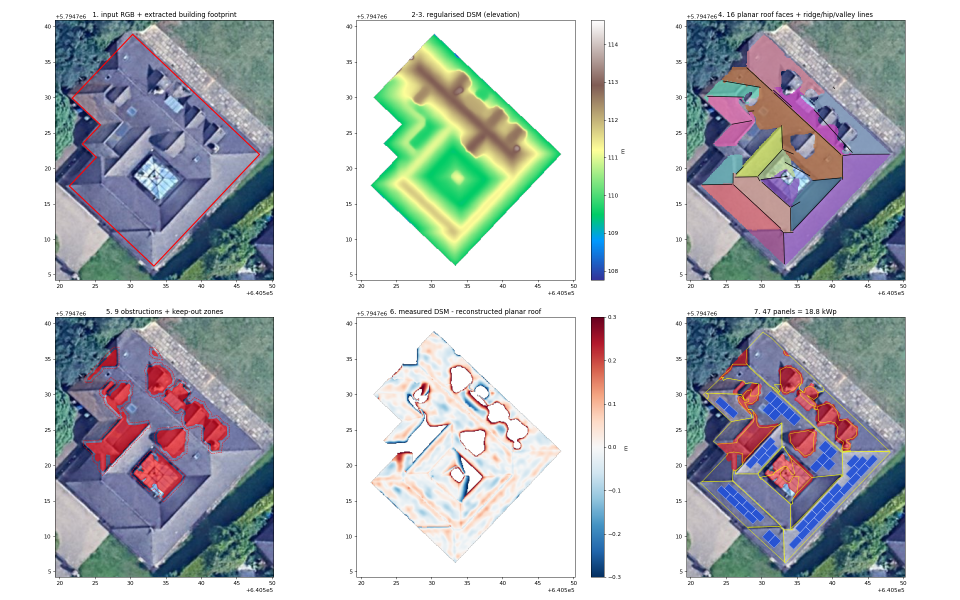
#> input picture outputs/fig8_summary.png, 1920 x 1200 px (shown at 1/2 size); the run also reads 1 picture not shown here
$ python make_demo_video.py
#> lines starting #> are read from the running program, lines starting #| are printed output that depends on the picture
"""Render a silent, captioned demo video (MP4, 1920x1080) from the pipeline figures.

    python make_demo_video.py            # -> outputs/demo_video.mp4 (~4 min 20 s)

Record your narration over it following VIDEO_SCRIPT.md. Requires only OpenCV + numpy (+ the outputs of
run_pipeline.py). Optionally add a 3D-viewer screenshot as outputs/roof_3d_screenshot.png.
"""
from __future__ import annotations

import json
from pathlib import Path

import cv2
import numpy as np

OUT = Path("outputs")
W, H, FPS = 1920, 1080, 24
FONT = cv2.FONT_HERSHEY_SIMPLEX


def load_numbers():
    try:
        r = json.loads((OUT / "report.json").read_text())
        return {"faces": len(r["faces"]), "rmse": r["segmentation"]["rmse_planar_model_m"],
                "obs": len(r["obstructions"]), "panels": r["panels"]["n_panels"], "kwp": r["panels"]["capacity_kwp"],
                "fp": r["footprint"]["area_m2"], "dz": r["reconstruction"]["mean_border_dz"]}
    except Exception:
        return {"faces": "?", "rmse": 0, "obs": "?", "panels": "?", "kwp": 0, "fp": 0, "dz": 0}


def wrap(text, max_chars=95):
    words, lines, cur = text.split(), [], ""
    for w in words:
        if len(cur) + len(w) + 1 > max_chars:
            lines.append(cur); cur = w
        else:
            cur = (cur + " " + w).strip()
    if cur:
        lines.append(cur)
    return lines


def slide(image_path: Path | None, title: str, caption: str, step: str = "") -> np.ndarray:
    frame = np.full((H, W, 3), 24, np.uint8)
    cv2.putText(frame, title, (60, 70), FONT, 1.4, (255, 255, 255), 3, cv2.LINE_AA)
    if step:
        cv2.putText(frame, step, (W - 420, 70), FONT, 1.0, (120, 200, 255), 2, cv2.LINE_AA)
    cap_lines = wrap(caption)
    cap_h = 36 * len(cap_lines) + 30
    area_h = H - 110 - cap_h
    if image_path and image_path.exists():
        img = cv2.imread(str(image_path))
        s = min((W - 120) / img.shape[1], area_h / img.shape[0])
        img = cv2.resize(img, (int(img.shape[1] * s), int(img.shape[0] * s)), interpolation=cv2.INTER_AREA)
        x0 = (W - img.shape[1]) // 2
        frame[100:100 + img.shape[0], x0:x0 + img.shape[1]] = img
    y = H - cap_h + 10
    for ln in cap_lines:
        cv2.putText(frame, ln, (60, y), FONT, 0.9, (230, 230, 230), 2, cv2.LINE_AA)
        y += 36
    return frame


def title_slide(lines, sub=""):
    frame = np.full((H, W, 3), 24, np.uint8)
    y = H // 2 - 40 * len(lines)
    for i, ln in enumerate(lines):
        cv2.putText(frame, ln, (120, y + i * 90), FONT, 2.0 if i == 0 else 1.3, (255, 255, 255), 3, cv2.LINE_AA)
    if sub:
        cv2.putText(frame, sub, (120, H - 120), FONT, 0.9, (120, 200, 255), 2, cv2.LINE_AA)
    return frame


def main():
    n = load_numbers()
    scenes = [
        (18, title_slide(["3D Roof Reconstruction & Solar Panel Placement",
                          "from a 0.1 m DSM + RGB orthoimage, in Python"],
                         "numpy . scipy . rasterio . shapely . OpenCV . matplotlib . plotly")),
        (15, slide(OUT / "fig8_summary.png", "Pipeline: 8 steps, ~1 minute, python run_pipeline.py",
                   "1 footprint  2 DSM regularisation  3 slope/aspect  4 roof faces  5 obstructions  6 3D model  7 panels  8 report",
                   "overview")),
        (26, slide(OUT / "fig1_footprint.png", "Step 1 - building footprint",
                   f"Height > 2.5 m inside the parcel; trees removed by height, surface roughness and green index; largest component; "
                   f"outline snapped to the two dominant directions -> {n['fp']:.0f} m2 rectilinear polygon.", "1 / 8")),
        (16, slide(OUT / "fig2_preprocess.png", "Step 2 - regularise elevations, fill missing data",
                   "Nodata and isolated spikes are interpolated (linear, nearest fallback); 3x3 median + bilateral filter removes noise "
                   "while keeping ridges and step edges sharp. This dataset: 0 gaps, 0 spikes, 2 cm noise.", "2 / 8")),
        (12, slide(OUT / "fig3_terrain.png", "Step 3 - elevation, slope, aspect",
                   "Horn 3x3 gradients. Aspect = azimuth of the downslope direction. Faces are pitched ~35 deg; the building is rotated 43 deg from north.",
                   "3 / 8")),
        (38, slide(OUT / "fig4_faces.png", "Step 4 - roof faces (region growing + RANSAC planes)",
                   f"Local plane normals -> region growing (angle + distance to plane) -> RANSAC plane per region -> merge coplanar -> "
                   f"every pixel adopts the adjacent plane that explains its height best, which moves borders onto the true ridges/hips/valleys. "
                   f"{n['faces']} faces, RMSE {n['rmse']:.3f} m; yellow = explained by no plane.", "4 / 8")),
        (26, slide(OUT / "fig5_obstructions.png", "Step 5 - obstructions",
                   f"Cues: height above the fitted plane, pixels no plane explains, brightness relative to the surrounding face. "
                   f"{n['obs']} objects classified (dormers, glass lantern, roof window, tree overhang) with a 0.4 m keep-out.", "5 / 8")),
        (30, slide(OUT / "fig6_reconstruction.png", "Step 6 - 3D reconstruction",
                   f"Ridges / hips / valleys = analytic plane-plane intersections clipped to the shared border; mean height mismatch between "
                   f"adjacent planes {n['dz']:.3f} m. Mesh exported as OBJ/PLY; interactive viewer outputs/roof_3d.html.", "6 / 8")),
    ]
#> in slide, img is the input picture: shape (1200, 1920, 3); mean B, G, R 198.7, 195.8, 191.4
#> after the loop in slide, `for ln in cap_lines:`:
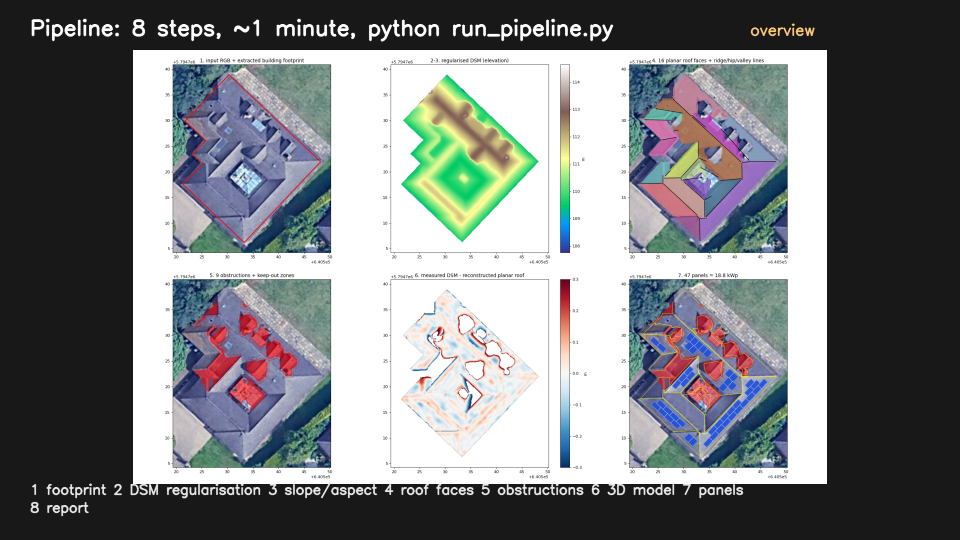
#> frame: shape (1080, 1920, 3) (shown at 1/2 size); mean B, G, R 128.1, 126.5, 123.9
#> after the loop in slide, `for ln in cap_lines:`: y = 1060
#> call 2 of slide, with title = 'Step 1 - building footprint', step = '1 / 8'
#> in slide (call 2), `frame = np.full((H, W, 3), 24, np.uint8)`: frame: shape (1080, 1920, 3); every value is 24
#> in slide (call 2), `cv2.putText(frame, title, (60, 70), FONT, 1.4, (255, 255, 255), 3, cv2..`: frame: shape (1080, 1920, 3); min 24, max 255, mean 24.7
#> in slide (call 2), `cv2.putText(frame, step, (W - 420, 70), FONT, 1.0, (120, 200, 255), 2,..`: frame: shape (1080, 1920, 3); mean of channels 0, 1, 2 24.7, 24.8, 24.8
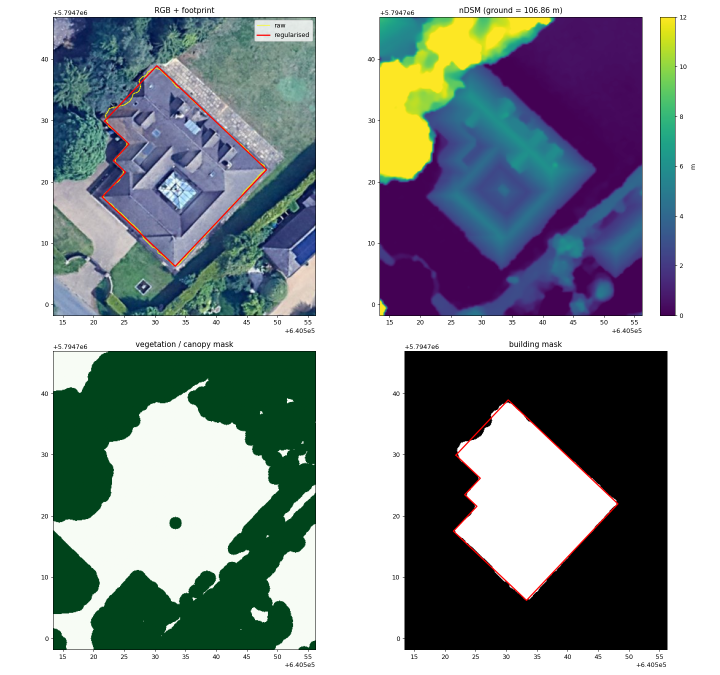
#> input picture outputs/fig1_footprint.png, 1440 x 1350 px (shown at 1/2 size)
#> in slide, img is the input picture: shape (1350, 1440, 3); mean B, G, R 154, 152.1, 143.7
#> after the loop in slide (call 2), `for ln in cap_lines:`: frame: shape (1080, 1920, 3); mean of channels 0, 1, 2 77.2, 76.4, 73.2
#> in slide (call 3), `cv2.putText(frame, title, (60, 70), FONT, 1.4, (255, 255, 255), 3, cv2..`: frame: shape (1080, 1920, 3); min 24, max 255, mean 25.3
#> in slide (call 3), `cv2.putText(frame, step, (W - 420, 70), FONT, 1.0, (120, 200, 255), 2,..`: frame: shape (1080, 1920, 3); mean of channels 0, 1, 2 25.4, 25.4, 25.4
#> after the loop in slide (call 3), `for ln in cap_lines:`: frame: shape (1080, 1920, 3); mean of channels 0, 1, 2 99.4, 100.3, 97.3
#> call 4 of slide, with title = 'Step 3 - elevation, slope, aspect', step = '3 / 8'
#> in slide (call 4), `cv2.putText(frame, title, (60, 70), FONT, 1.4, (255, 255, 255), 3, cv2..`: frame: shape (1080, 1920, 3); min 24, max 255, mean 24.9
#> in slide (call 4), `cv2.putText(frame, step, (W - 420, 70), FONT, 1.0, (120, 200, 255), 2,..`: frame: shape (1080, 1920, 3); mean of channels 0, 1, 2 24.9, 25, 25
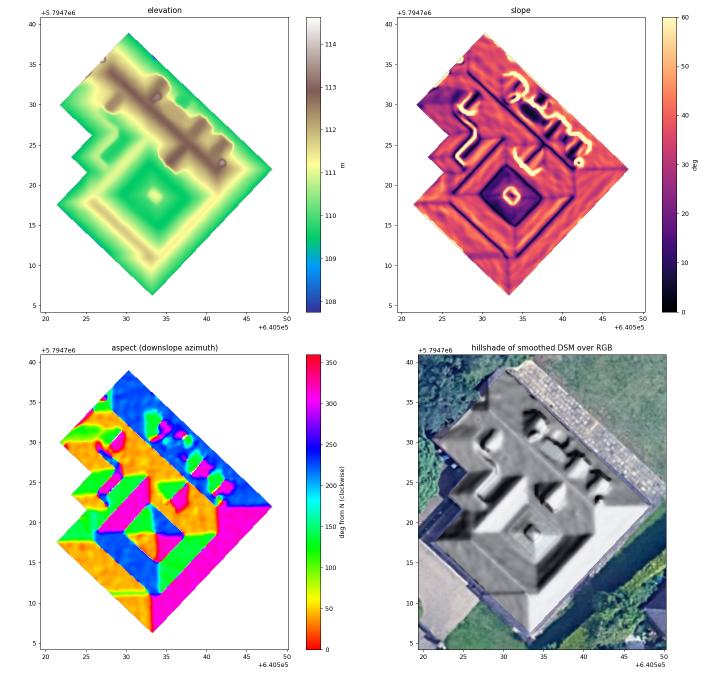
#> input picture outputs/fig3_terrain.png, 1440 x 1350 px (shown at 1/2 size)
#> in slide, img is the input picture: shape (1350, 1440, 3); mean B, G, R 206.6, 209, 210.7
#> after the loop in slide (call 4), `for ln in cap_lines:`: frame: shape (1080, 1920, 3); mean of channels 0, 1, 2 97.1, 98.1, 98.7
#> in slide (call 5), `cv2.putText(frame, title, (60, 70), FONT, 1.4, (255, 255, 255), 3, cv2..`: frame: shape (1080, 1920, 3); min 24, max 255, mean 25.5
#> in slide (call 5), `cv2.putText(frame, step, (W - 420, 70), FONT, 1.0, (120, 200, 255), 2,..`: frame: shape (1080, 1920, 3); mean of channels 0, 1, 2 25.6, 25.6, 25.6
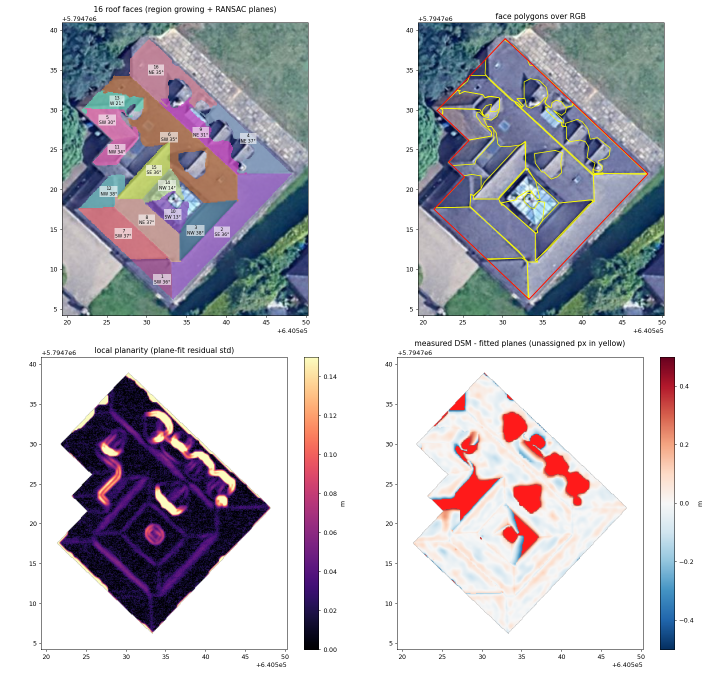
#> input picture outputs/fig4_faces.png, 1440 x 1350 px (shown at 1/2 size)
#> in slide, img is the input picture: shape (1350, 1440, 3); mean B, G, R 201.6, 195.5, 197.8
#> after the loop in slide (call 5), `for ln in cap_lines:`: frame: shape (1080, 1920, 3); mean of channels 0, 1, 2 86.7, 84.7, 85.4
#> in slide (call 6), `cv2.putText(frame, title, (60, 70), FONT, 1.4, (255, 255, 255), 3, cv2..`: frame: shape (1080, 1920, 3); min 24, max 255, mean 24.6
#> in slide (call 6), `cv2.putText(frame, step, (W - 420, 70), FONT, 1.0, (120, 200, 255), 2,..`: frame: shape (1080, 1920, 3); mean of channels 0, 1, 2 24.6, 24.6, 24.7
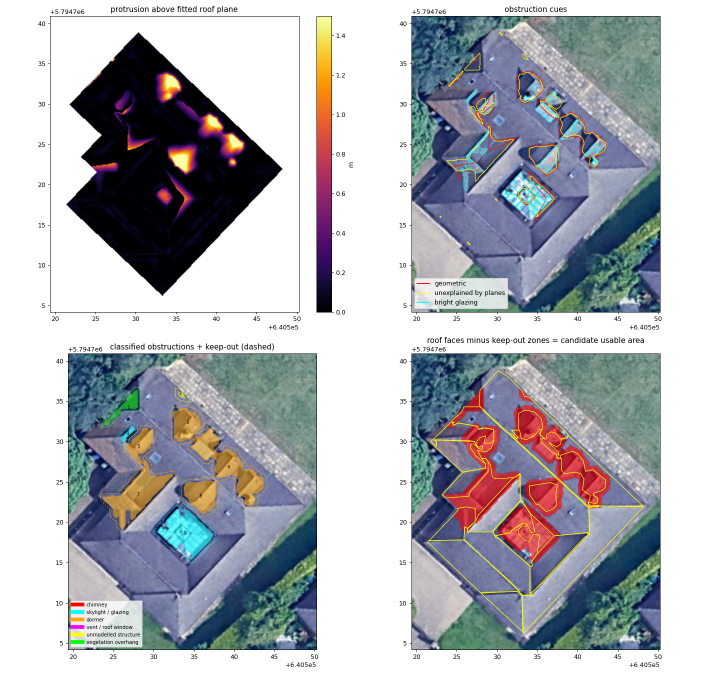
#> input picture outputs/fig5_obstructions.png, 1440 x 1350 px (shown at 1/2 size)
#> in slide, img is the input picture: shape (1350, 1440, 3); mean B, G, R 183.2, 177.9, 175.6
#> after the loop in slide (call 6), `for ln in cap_lines:`:
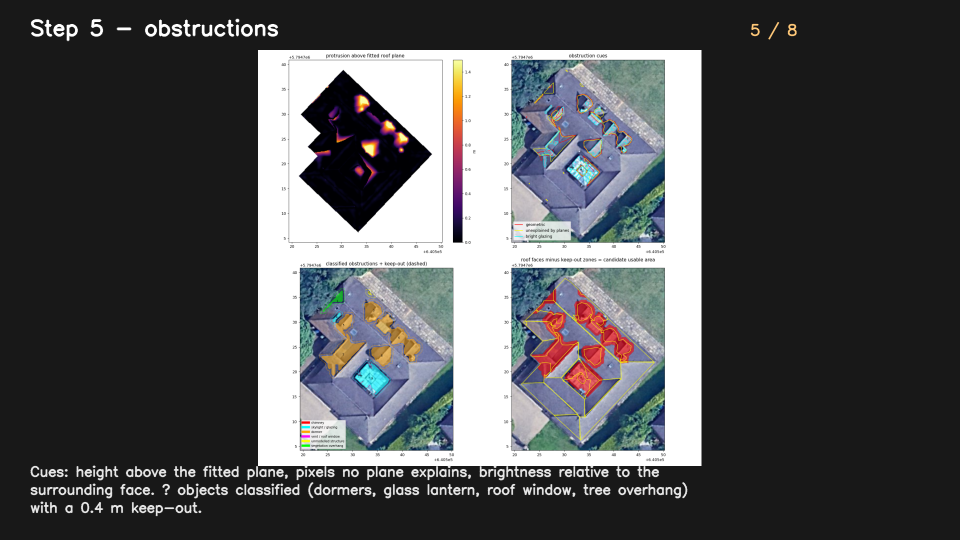
#> frame: shape (1080, 1920, 3) (shown at 1/2 size); mean of channels 0, 1, 2 83.5, 81.6, 80.8; drawn as B, G, R
#> in slide (call 7), `cv2.putText(frame, title, (60, 70), FONT, 1.4, (255, 255, 255), 3, cv2..`: frame: shape (1080, 1920, 3); min 24, max 255, mean 24.7
#> in slide (call 7), `cv2.putText(frame, step, (W - 420, 70), FONT, 1.0, (120, 200, 255), 2,..`: frame: shape (1080, 1920, 3); mean of channels 0, 1, 2 24.8, 24.8, 24.8
#> after the loop in slide (call 7), `for ln in cap_lines:`: frame: shape (1080, 1920, 3); mean of channels 0, 1, 2 27.2, 27.2, 27.2
    shot = OUT / "roof_3d_screenshot.png"
    if shot.exists():
        scenes.append((15, slide(shot, "Interactive 3D viewer (plotly)", "Faces, edges, obstructions, panels and a sample of measured DSM points.", "6 / 8")))
    scenes += [
        (38, slide(OUT / "fig7_panels.png", "Step 7 - panel placement",
                   f"Each face is unfolded into its roof plane so setbacks (0.4 m) and module sizes (1.722 x 1.134 m) are true distances; "
                   f"usable = face - setback - keep-outs; grid search over row/column phases and both orientations. "
                   f"{n['panels']} modules = {n['kwp']:.1f} kWp. Validator: 0 overlaps, 0 setback/clearance violations, exact 3D size.", "7 / 8")),
        (20, title_slide(["Limitations & next steps",
                          "tree-covered corner excluded, dormers treated as obstructions,",
                          "geometric yield factor (no shading simulation),",
                          "no explicit roof topology graph"],
                         "README.md - TECHNICAL_EXPLANATION.md - outputs/REPORT.md")),
    ]
#> in slide (call 8), `cv2.putText(frame, step, (W - 420, 70), FONT, 1.0, (120, 200, 255), 2,..`: frame: shape (1080, 1920, 3); mean of channels 0, 1, 2 24.7, 24.7, 24.8
#> after the loop in slide (call 8), `for ln in cap_lines:`: frame: shape (1080, 1920, 3); mean of channels 0, 1, 2 27.9, 28, 28
#> in title_slide (call 2), `y = H // 2 - 40 * len(lines)`: y = 380
#> the loop in title_slide (call 2), `for i, ln in enumerate(lines):` made 4 passes
#> ln on passes 1, 4: 'Limitations & next steps', 'no explicit roof topology graph'
#> after the loop in title_slide (call 2), `for i, ln in enumerate(lines):`: frame: shape (1080, 1920, 3); min 24, max 255, mean 28.8
#> in title_slide (call 2), `cv2.putText(frame, sub, (120, H - 120), FONT, 0.9, (120, 200, 255), 2,..`:
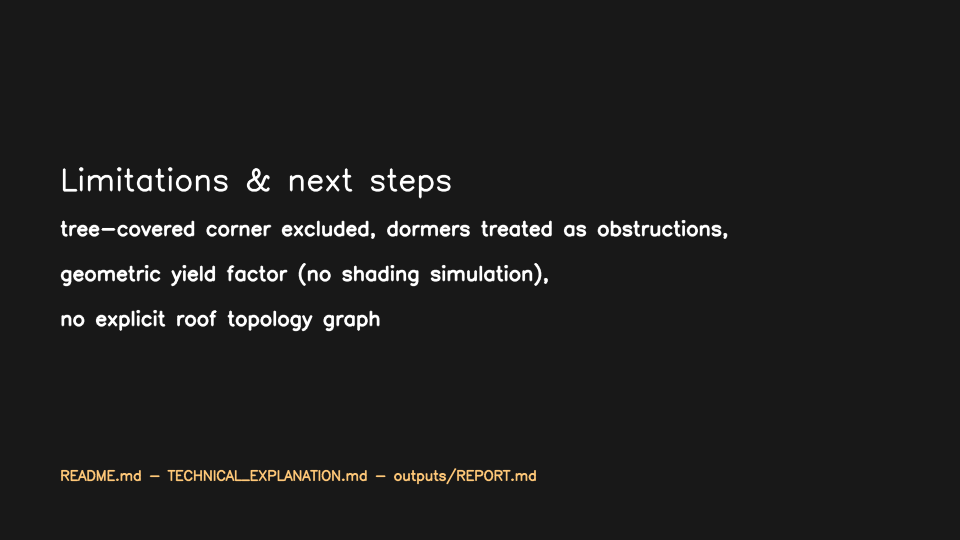
#> frame: shape (1080, 1920, 3) (shown at 1/2 size); mean of channels 0, 1, 2 29.1, 29.4, 29.6; drawn as B, G, R
    path = OUT / "demo_video.mp4"
    vw = cv2.VideoWriter(str(path), cv2.VideoWriter_fourcc(*"mp4v"), FPS, (W, H))
    total = 0
    for secs, frame in scenes:
        for _ in range(int(secs * FPS)):
            vw.write(frame)
        total += secs
#> this loop made 10 passes
#> (secs, total) on passes 1 to 10: (18, 18), (15, 33), (26, 59), (16, 75), (12, 87), (38, 125), (26, 151), (30, 181), (38, 219), (20, 239)
#> after the loop, total = 239
    vw.release()
    print(f"wrote {path} ({total // 60}:{total % 60:02d}, {len(scenes)} scenes)")
#| wrote outputs/demo_video.mp4 (3:59, 10 scenes)


if __name__ == "__main__":
    main()
